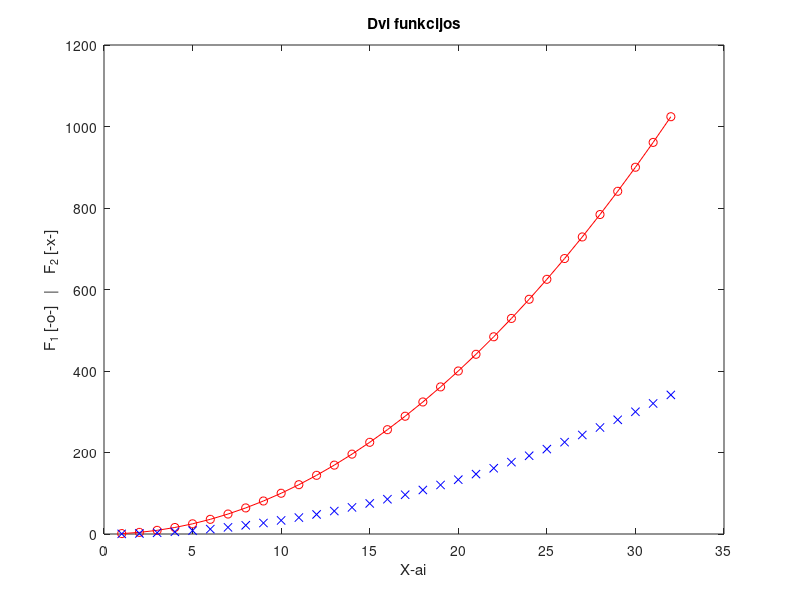

Here is the MATLAB script that generated this plot: (Note: this script raises an error after producing the figure.)
% Agne Banitauskaite
% EEf-25/2
% 2026/09/08
%
% Paprastas skriptas
%

x = 1:32;
y = x.^2;

plot(x, y, 'o-r', x, y/3, 'xb')
title('Dvi funkcijos')
xlabel('X-ai')
ylabel('F_1 [-o-]   |    F_2 [-x-]')

% 8 punktas

help sin  %paprasciausia funkcija
doc plot
docsearch title  %issamesne informacija

% 9 punktas

% linspace sukuria vektoriu su tolygiai isdeliotais skaiciais
% sintakse: y = linspace(x1, x2, n), cia du ivesties argumentai (x1, x2),
% vienas isvesties argumentas y
% n nurodo kiek elementu turi buti vektoriuje
% susijusios funkcijos: logspace, colon (:)

% size nustato matricos dydi, grazina matricos eiluciu ir stulpeliu skaiciu
% sintakse: sz = size(A), cia vienas ivesties argumentas A
% vienas isvesties argumentas sz
% sz = size(A,dim) cia 2 ivesties argumentai, 1 isvesties
% susijusios funkcijos: length, numel, ndims, width, height

% max suranda didziausia reiksme
% sintakse: [M,I] = max(A), cia ivesties argumentaas A
% isvesties argumentai 2: M - didziausia reiksme, I - jos indeksas
% M = max(A) ivesties argumentas vienas A, isvesties M
% M = max(A,[],dim) ivesties 3 argumentai, isvesties vienas
% dim = 1 pagal stulpelius, dim = 2 pagal eilutes
% C = max(A,B) su 2 masyvais, ivesties 2 arg, isvesties 1
% palygina abieju masyvu elementus ir paima didesni
% susijusios funkcijos: min, mean, median, sum, sort, find


% papildoma uzduotis

N = 9;

% Vektorius
v = N+1 : 0.5 : N+4;

% A matrica
A = [N N+1 N+2; N+3 N+4 N+5; N+6 N+7 N+8];

% 4 punktas
a = A(3,2);
b = A(2:3,1:2);
c = A([1 3],[1 3]);
